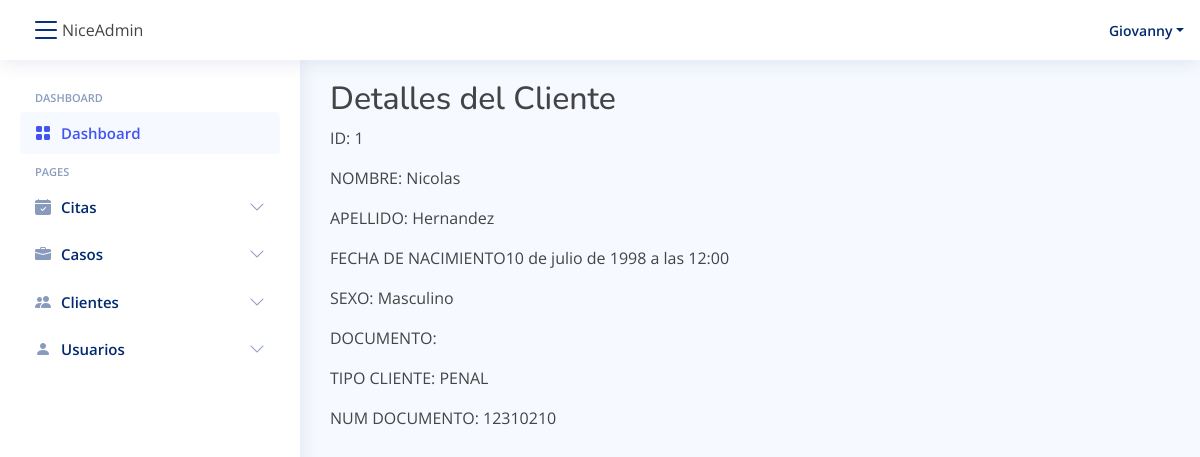
The page /clientes/ClientDetail/1/ (signed in) on the database its author committed.
### clientes/models.py (models this page shows, shortened)
class Cliente(models.Model):
    id = models.BigAutoField(primary_key=True)
    nombre = models.CharField(max_length=100)
    apellido = models.CharField(max_length=100)
    fecha_Nac = models.DateTimeField("Fecha Nacimiento")
    sexo = models.CharField(max_length=20)
    documento = models.FileField(
        upload_to="documentos/casos")  # cedula ...
    tipo = models.ForeignKey(
        TipoCliente, on_delete=models.CASCADE, default=0)
    NumDocumento = models.CharField(max_length=20, )

class TipoCliente(models.Model):
    id = models.BigAutoField(primary_key=True)
    titulo = models.CharField(max_length=100)
    descripcion = models.TextField(max_length=200)
    def __str__(self):
        return self.titulo

### clientes/views.py (the view)
# urls.py: path("ClientDetail/<int:pk>/", views.DetailClient, name="ClientDetail"),
def DetailClient(request, pk):
    cliente = get_object_or_404(Cliente, pk=pk)
    return render(request, "clientes/DetailClient.html", {"cliente": cliente})

### clientes/templates/clientes/DetailClient.html
{% extends "base/base.html" %}
{% load static %}
{% block content %}
    <h2>Detalles del Cliente</h2>
    <p>ID: {{cliente.id}}</p>
    <p>NOMBRE: {{cliente.nombre}}</p>
    <p>APELLIDO: {{cliente.apellido}}</p>
    <p>FECHA DE NACIMIENTO{{cliente.fecha_Nac}}</p>
    <p>SEXO: {{cliente.sexo}}</p>
    <p>DOCUMENTO: {{cliente.documento}}</p>
    <p>TIPO CLIENTE: {{cliente.tipo}}</p>
    <p>NUM DOCUMENTO: {{cliente.NumDocumento}}</p>
{% endblock %}

### base/templates/base/base.html (shortened to what this page needs)
{% load static %}
<head>
  <link href="{% static 'assets/vendor/bootstrap/css/bootstrap.min.css' %}" rel="stylesheet">
  <link href="{% static 'assets/vendor/bootstrap-icons/bootstrap-icons.css' %}" rel="stylesheet">
  <link href="{% static 'assets/vendor/boxicons/css/boxicons.min.css' %}" rel="stylesheet">
  <link href="{% static 'assets/vendor/quill/quill.snow.css' %}" rel="stylesheet">
  <link href="{% static 'assets/vendor/quill/quill.bubble.css' %}" rel="stylesheet">
  <link href="{% static 'assets/vendor/remixicon/remixicon.css' %}" rel="stylesheet">
  <link href="{% static 'assets/vendor/simple-datatables/style.css' %}" rel="stylesheet">
  <link rel="stylesheet" href="{% static 'base/css/style.css' %}">
</head>
<body>
    {% if user.is_authenticated %}
    <header id="header" class="header fixed-top d-flex align-items-center">
      <div class="d-flex align-items-center justify-content-between">
        <i class="bi bi-list toggle-sidebar-btn"></i>
        <span class="d-none d-lg-block">NiceAdmin</span>
      </div>
      <nav class="header-nav ms-auto">
        <ul class="d-flex align-items-center">
          <li class="nav-item dropdown pe-3">
            <a class="nav-link nav-profile d-flex align-items-center pe-0" href="#" data-bs-toggle="dropdown">
              <span class="d-none d-md-block dropdown-toggle ps-2">{{ user.username }}</span>
            </a>
          </li>
        </ul>
      </nav>
    </header>
    <aside id="sidebar" class="sidebar">
      <ul class="sidebar-nav" id="sidebar-nav">
        <li class="nav-heading">Dashboard</li>
        <li class="nav-item">
          <a class="nav-link " href="{% url 'dash' %}">
            <i class="bi bi-grid-fill"></i>
            <span>Dashboard</span>
          </a>
        </li>
        <li class="nav-heading">Pages</li>
        <li class="nav-item">
          <a class="nav-link collapsed" data-bs-target="#Citas-nav" data-bs-toggle="collapse" href="#">
            <i class="bi bi-calendar-check-fill"></i><span>Citas</span><i class="bi bi-chevron-down ms-auto"></i>
          </a>
        </li>
        <li class="nav-item">
          <a class="nav-link collapsed" data-bs-target="#Casos-nav" data-bs-toggle="collapse" href="#">
            <i class="bi bi-briefcase-fill"></i><span>Casos</span><i class="bi bi-chevron-down ms-auto"></i>
          </a>
        </li>
        <li class="nav-item">
          <a class="nav-link collapsed" data-bs-target="#Clientes-nav" data-bs-toggle="collapse" href="#">
            <i class="bi bi-people-fill"></i><span>Clientes</span><i class="bi bi-chevron-down ms-auto"></i>
          </a>
        </li>
        <li class="nav-item">
          <a class="nav-link collapsed" data-bs-target="#user-nav" data-bs-toggle="collapse" href="#">
            <i class="bi bi-person-fill"></i><span>Usuarios</span><i class="bi bi-chevron-down ms-auto"></i>
          </a>
        </li>
      </ul>
    </aside>
    {% else %}
      <a href="{% url 'login' %} ">INICIAR SESSION</a>
    {% endif %}
    <main id="main" class="main">
      {% block content %}
      {% endblock %}
    </main>
</body>

### static/base/css/style.css (style rules this page uses)
body { font-family: "Open Sans", sans-serif; background: #f6f9ff; color: #444444; }
a { color: #4154f1; text-decoration: none; }
h1, h2, h3, h4, h5, h6 { font-family: "Nunito", sans-serif; }
#main { margin-top: 60px; padding: 20px 30px; transition: all 0.3s; }
.header { transition: all 0.5s; z-index: 997; height: 60px; box-shadow: 0px 2px 20px rgba(1, 41, 112, 0.1); background-color: #fff; padding-left: 20px; }
.header .toggle-sidebar-btn { font-size: 32px; padding-left: 10px; cursor: pointer; color: #012970; }
.header-nav ul { list-style: none; }
.header-nav>ul { margin: 0; padding: 0; }
.header-nav .nav-profile { color: #012970; }
.header-nav .nav-profile span { font-size: 14px; font-weight: 600; }
.sidebar { position: fixed; top: 60px; left: 0; bottom: 0; width: 300px; z-index: 996; transition: all 0.3s; padding: 20px; overflow-y: auto; scrollbar-width: thin; scrollbar-color: #aab7cf transparent; box-shadow: 0px 0px 20px rgba(1, 41, 112, 0.1); background-color: #fff; }
@media (min-width: 1200px) { #main, #footer { margin-left: 300px; } }
.sidebar-nav { padding: 0; margin: 0; list-style: none; }
.sidebar-nav li { padding: 0; margin: 0; list-style: none; }
.sidebar-nav .nav-item { margin-bottom: 5px; }
.sidebar-nav .nav-heading { font-size: 11px; text-transform: uppercase; color: #899bbd; font-weight: 600; margin: 10px 0 5px 15px; }
.sidebar-nav .nav-link { display: flex; align-items: center; font-size: 15px; font-weight: 600; color: #4154f1; transition: 0.3; background: #f6f9ff; padding: 10px 15px; border-radius: 4px; }
.sidebar-nav .nav-link i { font-size: 16px; margin-right: 10px; color: #4154f1; }
.sidebar-nav .nav-link.collapsed { color: #012970; background: #fff; }
.sidebar-nav .nav-link.collapsed i { color: #899bbd; }
.sidebar-nav .nav-link .bi-chevron-down { margin-right: 0; transition: transform 0.2s ease-in-out; }

### rows shown on the page
Cliente: id "1", nombre "Nicolas", apellido "Hernandez", fecha_Nac "10 de julio de 1998 a las 12:00", sexo "Masculino", tipo "PENAL", NumDocumento "12310210"

### other values the page prints
{{ user.username }} "Giovanny"
